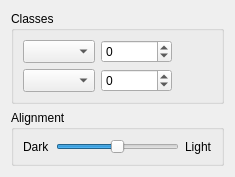
      <widget class="QWidget" name="classesTab">
       <attribute name="title">
        <string>Classes</string>
       </attribute>
       <layout class="QVBoxLayout" name="verticalLayout_7">
        <item>
         <widget class="QGroupBox" name="groupBox_13">
          <property name="title">
           <string>Classes</string>
          </property>
          <layout class="QGridLayout" name="gridLayout_3">
           <item row="0" column="0">
            <layout class="QHBoxLayout" name="horizontalLayout_13" stretch="3,1,2">
             <item>
              <widget class="ComboBox2DA" name="class1Select">
               <property name="sizePolicy">
                <sizepolicy hsizetype="Preferred" vsizetype="Preferred">
                 <horstretch>0</horstretch>
                 <verstretch>0</verstretch>
                </sizepolicy>
               </property>
              </widget>
             </item>
             <item>
              <widget class="QSpinBox" name="class1LevelSpin">
               <property name="sizePolicy">
                <sizepolicy hsizetype="Preferred" vsizetype="Preferred">
                 <horstretch>0</horstretch>
                 <verstretch>0</verstretch>
                </sizepolicy>
               </property>
               <property name="minimum">
                <number>-2147483648</number>
               </property>
               <property name="maximum">
                <number>2147483647</number>
               </property>
              </widget>
             </item>
             <item>
              <spacer name="horizontalSpacer_8">
               <property name="orientation">
                <enum>Qt::Horizontal</enum>
               </property>
               <property name="sizeHint" stdset="0">
                <size>
                 <width>40</width>
                 <height>20</height>
                </size>
               </property>
              </spacer>
             </item>
            </layout>
           </item>
           <item row="1" column="0">
            <layout class="QHBoxLayout" name="horizontalLayout_14" stretch="3,1,2">
             <item>
              <widget class="ComboBox2DA" name="class2Select">
               <property name="sizePolicy">
                <sizepolicy hsizetype="Preferred" vsizetype="Preferred">
                 <horstretch>0</horstretch>
                 <verstretch>0</verstretch>
                </sizepolicy>
               </property>
              </widget>
             </item>
             <item>
              <widget class="QSpinBox" name="class2LevelSpin">
               <property name="sizePolicy">
                <sizepolicy hsizetype="Preferred" vsizetype="Preferred">
                 <horstretch>0</horstretch>
                 <verstretch>0</verstretch>
                </sizepolicy>
               </property>
               <property name="minimum">
                <number>-2147483648</number>
               </property>
               <property name="maximum">
                <number>2147483647</number>
               </property>
              </widget>
             </item>
             <item>
              <spacer name="horizontalSpacer_9">
               <property name="orientation">
                <enum>Qt::Horizontal</enum>
               </property>
               <property name="sizeHint" stdset="0">
                <size>
                 <width>40</width>
                 <height>20</height>
                </size>
               </property>
              </spacer>
             </item>
            </layout>
           </item>
          </layout>
         </widget>
        </item>
        <item>
         <widget class="QGroupBox" name="groupBox_12">
          <property name="title">
           <string>Alignment</string>
          </property>
          <layout class="QHBoxLayout" name="horizontalLayout_12">
           <item>
            <widget class="QLabel" name="label_52">
             <property name="text">
              <string>Dark</string>
             </property>
            </widget>
           </item>
           <item>
            <widget class="QSlider" name="alignmentSlider">
             <property name="maximum">
              <number>100</number>
             </property>
             <property name="value">
              <number>50</number>
             </property>
             <property name="orientation">
              <enum>Qt::Horizontal</enum>
             </property>
            </widget>
           </item>
           <item>
            <widget class="QLabel" name="label_53">
             <property name="text">
              <string>Light</string>
             </property>
            </widget>
           </item>
          </layout>
         </widget>
        </item>
        <item>
         <spacer name="spacer">
          <property name="orientation">
           <enum>Qt::Vertical</enum>
          </property>
          <property name="sizeHint" stdset="0">
           <size>
            <width>0</width>
            <height>0</height>
           </size>
          </property>
         </spacer>
        </item>
       </layout>
      </widget>
